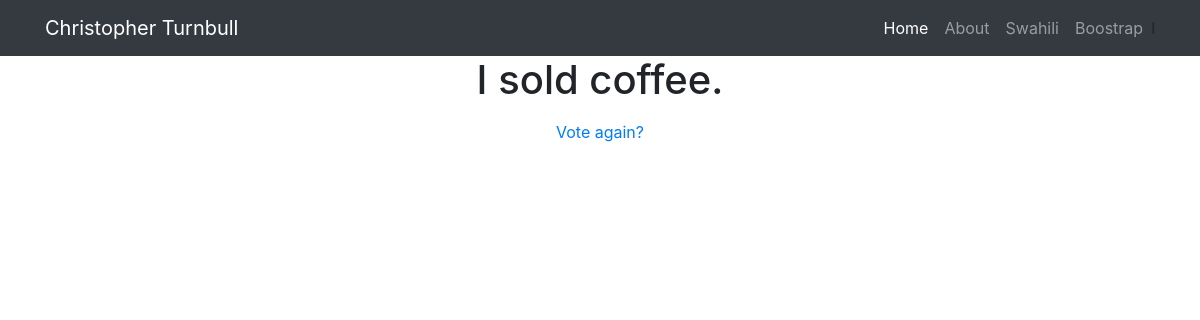
The app's page /swahili/13/results/, older data.
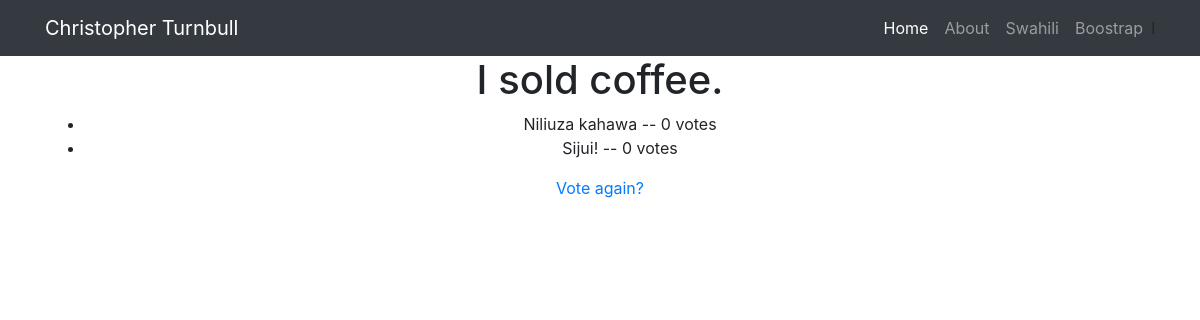
The same page, newer data.
### swahili/models.py (models this page shows, shortened)
class Question(models.Model):
    question_text = models.CharField(max_length=200)
    pub_date = models.DateTimeField('date published', default=timezone.now())

class Choice(models.Model):
    question = models.ForeignKey(Question, on_delete=models.CASCADE)
    choice_text = models.CharField(max_length=200)
    votes = models.IntegerField(default=0)

### swahili/views.py (the view)
# urls.py: path('swahili/<int:question_id>/results/', views.results, name='results'),
def results(request, question_id):
    question = get_object_or_404(Question, pk=question_id)
    return render(request, 'swahili/results.html', {'question': question})

### swahili/templates/swahili/results.html
{% extends "overview/base.html" %}
{% block content %}
  <div class="container">
    <div class="row">
      <div class="col-lg-12 text-center">
        <h1>{{ question.question_text }}</h1>
        <ul>
        {% for choice in question.choice_set.all %}
            <li>{{ choice.choice_text }} -- {{ choice.votes }} vote{{ choice.votes|pluralize }}</li>
        {% endfor %}
        </ul>
        <a href="{% url 'swahili:detail' question.id %}">Vote again?</a>
      </div>
    </div>
  </div>
{% endblock %}

### overview/templates/overview/base.html (shortened to what this page needs)
{% load static %}
<!DOCTYPE html>
<html lang="en">
<head>
  <link href="{% static 'vendor/bootstrap/css/bootstrap.min.css' %}" rel="stylesheet">
</head>
<body>
  <nav class="navbar navbar-expand-lg navbar-dark bg-dark static-top">
    <div class="container">
      <a class="navbar-brand" href="/">Christopher Turnbull</a>
      <div class="collapse navbar-collapse" id="navbarResponsive">
        <ul class="navbar-nav ml-auto">
          <li class="nav-item active">
            <a class="nav-link" href="/">Home
            </a>
          </li>
          <li class="nav-item">
            <a class="nav-link" href=".">About</a>
          </li>
          <li class="nav-item">
            <a class="nav-link" href="{% url 'swahili:mambo_dunia' %}">Swahili</a>
          </li>
          <li class="nav-item">
            <a class="nav-link" href="{% url 'swahili:view_test' %}">Boostrap</a>
          </li>
        </ul>
      </div>l
    </div>
  </nav>
    {% block content %}
    {% endblock %}
</body>
</html>

Row changes from the older to the newer data that the page shows:
added Choice: choice_text "Niliuza kahawa", votes "0"
added Choice: choice_text "Sijui!", votes "0"
